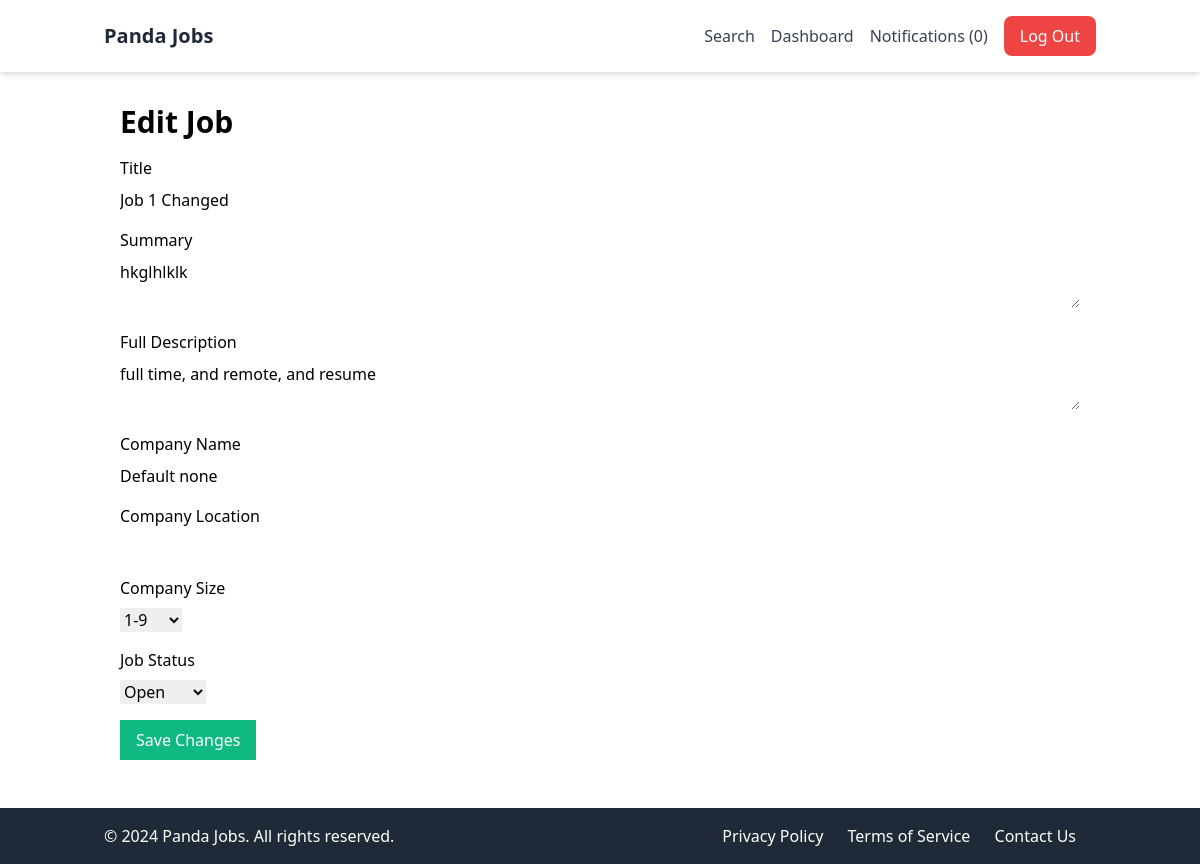
Screenshot of /jobs/1/edit/ (signed in) with the database file from the repository.
### apps/jobs/models.py (models this page shows, shortened)
class Job(models.Model):
    SIZE_1_9 = 'size_1_9'
    SIZE_10_49 = 'size_10_49'
    SIZE_50_99 = 'size_50_99'
    SIZE_100 = 'size_100'
    SIZE_CHOICES = (
        (SIZE_1_9, '1-9'),
        (SIZE_10_49, '10-49'),
        (SIZE_50_99, '50-99'),
        (SIZE_100, '100+'),
    )
    OPEN = 'open'
    CLOSED = 'closed'
    ARCHIVED = 'archived'
    STATUS_CHOICES = (
        (OPEN, 'Open'),
        (CLOSED, 'Closed'),
        (ARCHIVED, 'Archived'),
    )
    title = models.CharField(max_length=100)
    summary = models.TextField()
    full_description = models.TextField()
    company_name = models.CharField(max_length=100)
    company_location = models.CharField(max_length=100, blank=True, null=True)
    company_size = models.CharField(max_length=20, choices=SIZE_CHOICES, default=SIZE_1_9)
    created_by= models.ForeignKey(User, related_name='jobs', on_delete=models.CASCADE)
    created_at = models.DateTimeField(auto_now_add=True)
    updated_at = models.DateTimeField(auto_now=True)
    status = models.CharField(max_length=20, choices=STATUS_CHOICES, default=OPEN)

### apps/jobs/views.py (the view)
# urls.py: path('<int:job_id>/edit/', edit_job, name='edit_job'),
@login_required
def edit_job(request, job_id):
    job = Job.objects.get(pk=job_id, created_by=request.user)
    if request.method == 'POST':
        form = AddJobForm(request.POST, instance=job)
        if form.is_valid():
            job = form.save(commit=False)
            job.status = request.POST.get('status')
            job.save()
            return redirect('dashboard')
    else:
        form = AddJobForm(instance=job)
    return render(request, 'edit_job.html', {'form':form, 'job':job})

### apps/jobs/forms.py
class AddJobForm(forms.ModelForm):
    class Meta:
        model = Job
        fields = ['title', 'summary', 'full_description', 'company_name', 'company_location', 'company_size']

### apps/notifications/context_processors.py (called while the page is built)
def notification(request):
    if request.user.is_authenticated:
        return {'notifications': request.user.notifications.filter(is_read=False)}
    else:
        return {'notifications': []}

### apps/jobs/templates/edit_job.html (shortened to what this page needs)
{% extends 'base.html' %}
{% block content %}
<div id="edit-job-app" class="container mx-auto px-4">
    <h1 class="text-3xl font-bold mb-4">Edit Job</h1>
    <form action="" method="post" id="job-form">
        <div class="mb-4">
            <label class="block mb-2" for="id_title">Title</label>
            <input class="input w-full" type="text" name="title" id="id_title" value="{% if job.title %}{{ job.title }}{% endif %}">
        </div>
        <div class="mb-4">
            <label class="block mb-2" for="id_summary">Summary</label>
            <textarea class="textarea w-full" name="summary" id="id_summary" value="{% if job.summary %}{{ job.summary }}{% endif %}">{% if job.summary %}{{ job.summary }}{% endif %}</textarea>
        </div>
        <div class="mb-4">
            <label class="block mb-2" for="id_full_description">Full Description</label>
            <textarea class="textarea w-full" name="full_description" id="id_full_description">{% if job.full_description %}{{ job.full_description }}{% endif %}</textarea>
        </div>
        <div class="mb-4">
            <label class="block mb-2" for="id_company_name">Company Name</label>
            <input class="input w-full" type="text" name="company_name" id="id_company_name" value="{% if job.company_name %}{{ job.company_name }}{% endif %}">
        </div>
        <div class="mb-4">
            <label class="block mb-2" for="id_company_location">Company Location</label>
            <input class="input w-full" type="text" name="company_location" id="id_company_location" value="{% if job.company_location %}{{ job.company_location }}{% endif %}">
        </div>
        <div class="mb-4">
            <label class="block mb-2" for="id_company_size" value = "{% if job.company_size %}{{ job.company_size }}{% endif %}">Company Size</label>
            <div class="select">
                <select name="company_size" id="id_company_size">
                    <option value="size_1_9">1-9</option>
                </select>
            </div>
        </div>
        <div class="mb-4">
            <label class="block mb-2" for="id_status">Job Status</label>
            <div class="select">
                <select name="status" id="id_status">
                    <option value="open"{% if job.job_status == 'open' %} selected{% endif %}>Open</option>
                </select>
            </div>
        </div>
        <div class="mb-4">
            <button class="button bg-green-500 text-white py-2 px-4" type="button" id="submit-btn">Save Changes</button>
        </div>
    </form>
</div>
{% endblock %}

### apps/core/templates/base.html (style rules this page uses)
html, body { height: 100%; margin: 0; padding: 0; }

### rows the page displays
Job: title "Job 1 Changed", summary "hkglhlklk", full_description "full time, and remote, and resume", company_name "Default none"

### other values shown
{{ notifications.count }} "0"
